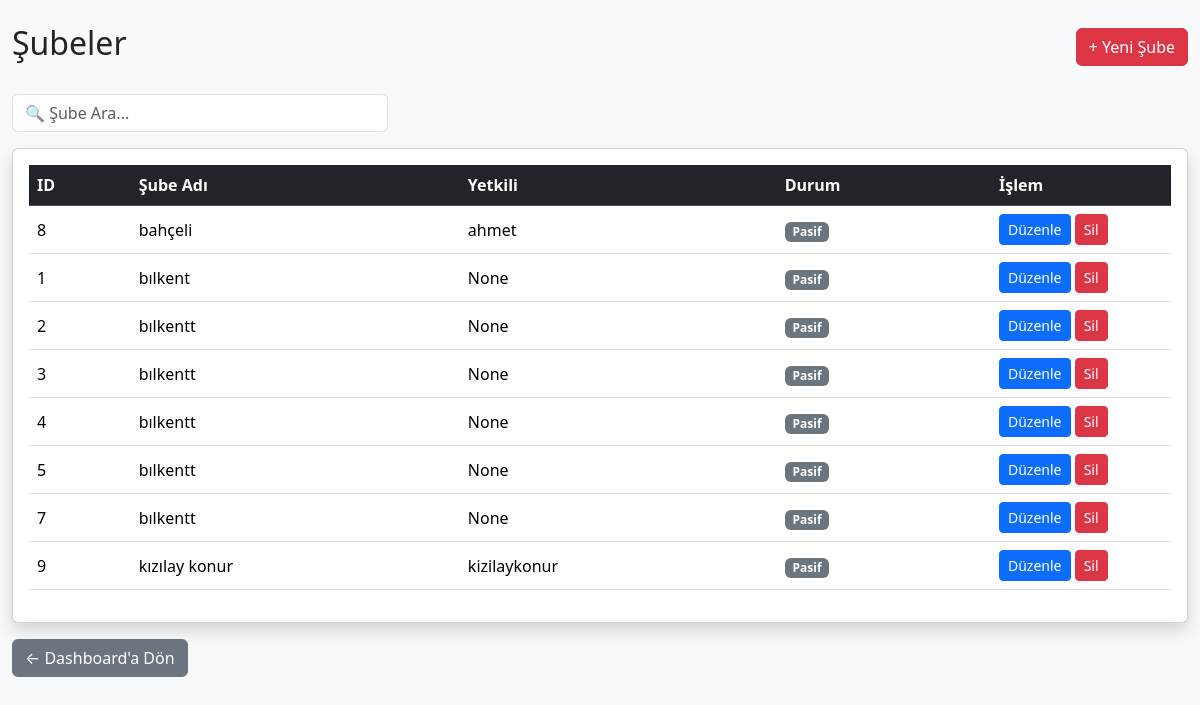
/subeler (signed in), run on the app's committed database.
### tables this page shows
CREATE TABLE subeler(

            id INTEGER PRIMARY KEY AUTOINCREMENT,

            sube_adi TEXT NOT NULL,

            yetkili TEXT,

            telefon TEXT,

            eposta TEXT,

            il TEXT,

            ilce TEXT,

            adres TEXT,

            durum TEXT

        , kullanici_adi TEXT, sifre TEXT, uretim_gunu TEXT, sevkiyat_gunu TEXT, sevkiyat_saati TEXT, teslim_suresi TEXT, limit_tutari REAL DEFAULT 0);

### src/main.py (the view)
@app.route("/subeler")
def subeler():
    sonuc = admin_kontrol()
    if sonuc:
        return sonuc
    liste = get_subeler()
    return render_template(
        "subeler.html",
        subeler=liste
    )

### src/database.py (called while the page is built)
def connect_database():
    print("DB =", os.path.abspath(DB_NAME))
    return sqlite3.connect(DB_NAME)

def get_subeler():
    conn = connect_database()
    cursor = conn.cursor()
    cursor.execute("""
        SELECT
            id,
            sube_adi,
            kullanici_adi,
            sifre,
            yetkili,
            telefon,
            eposta,
            il,
            ilce,
            adres,
            durum,
            uretim_gunu,
            sevkiyat_gunu,
            sevkiyat_saati,
            teslim_suresi
        FROM subeler
        ORDER BY sube_adi
    """)
    sonuc = cursor.fetchall()
    conn.close()
    return sonuc

### src/main.py (called while the page is built)
@app.before_request
def test():
    print("METHOD:", request.method, "URL:", request.path)

def admin_kontrol():
    if "giris" not in session:
        return redirect("/")
    if session.get("yetki") != "admin":
        abort(403)
    return None

### templates/subeler.html (shortened to what this page needs)
<!DOCTYPE html>
<html lang="tr">
<head>
    <link href="https://cdn.jsdelivr.net/npm/bootstrap@5.3.3/dist/css/bootstrap.min.css" rel="stylesheet">
</head>
<body class="bg-light">
<div class="container-fluid mt-4">
    <div class="d-flex justify-content-between align-items-center mb-4">
        <h2>Şubeler</h2>
        <a href="/yeni-sube" class="btn btn-danger">
            + Yeni Şube
        </a>
    </div>
<div class="row mb-3">
    <div class="col-md-4">
        <input
            type="text"
            id="aramaKutusu"
            class="form-control"
            placeholder="🔍 Şube Ara...">
    </div>
</div>
    <div class="card shadow">
        <div class="card-body">
            <table class="table table-hover align-middle">
                <thead class="table-dark">
                    <tr>
                        <th>ID</th>
                        <th>Şube Adı</th>
                        <th>Yetkili</th>
                        <th>Durum</th>
                        <th width="180">İşlem</th>
                    </tr>
                </thead>
                <tbody>
                {% if subeler %}
                    {% for s in subeler %}
                    <tr class="subeSatiri">
                        <td>{{ s[0] }}</td>
                        <td>{{ s[1] }}</td>
                        <td>{{ s[2] }}</td>
                        <td>
                            {% if s[8] == "Aktif" %}
                                <span class="badge bg-success">
                                    Aktif
                                </span>
                            {% else %}
                                <span class="badge bg-secondary">
                                    Pasif
                                </span>
                            {% endif %}
                        </td>
                        <td>
                            <a href="/sube-duzenle/{{ s[0] }}"
                               class="btn btn-sm btn-primary">
                                Düzenle
                            </a>
                            <a href="/sube-sil/{{ s[0] }}"
                               class="btn btn-sm btn-danger"
                               onclick="return confirm('Bu şubeyi silmek istediğinize emin misiniz?')">
                                Sil
                            </a>
                        </td>
                    </tr>
                    {% endfor %}
                {% else %}
                    <tr>
                        <td colspan="5" class="text-center text-muted p-5">
                            Henüz kayıtlı şube bulunmuyor.
                        </td>
                    </tr>
                {% endif %}
                </tbody>
            </table>
        </div>
    </div>
    <div class="mt-3">
        <a href="/dashboard" class="btn btn-secondary">
            ← Dashboard'a Dön
        </a>
    </div>
</div>
</body>
</html>

### data on the page
subeler: id "8", sube_adi "bahçeli", kullanici_adi "ahmet", ilce "Pasif"
subeler: id "1", sube_adi "bılkent", s "None", ilce "Pasif"
subeler: id "2", sube_adi "bılkentt", s "None", ilce "Pasif"
subeler: id "3", sube_adi "bılkentt", s "None", ilce "Pasif"
subeler: id "4", sube_adi "bılkentt", s "None", ilce "Pasif"
subeler: id "5", sube_adi "bılkentt", s "None", ilce "Pasif"
subeler: id "7", sube_adi "bılkentt", s "None", ilce "Pasif"
subeler: id "9", sube_adi "kızılay konur", kullanici_adi "kizilaykonur", ilce "Pasif"
